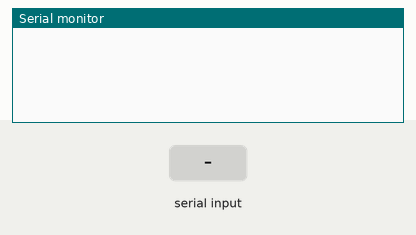
Recording of a sketch running on a simulated Arduino Uno, built with avr-gcc and run on an emulated ATmega328P. On the bench: the last lines printed to the serial monitor. The inputs (shaded band) are chosen by the test bench.

Above: at 1.2 s.
1.3 s: "90,45\n" received over the second serial link
At 3.4 s:
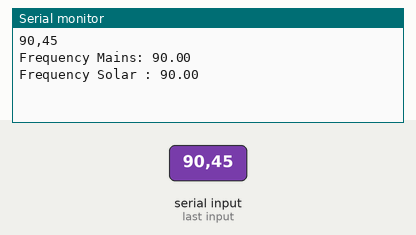
3.8 s: "5\n" received over the second serial link
At 5.2 s:
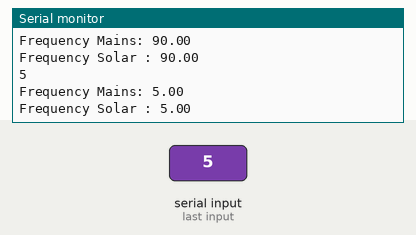
6.3 s: "1,90,45\n" received over the second serial link
At 8.7 s:
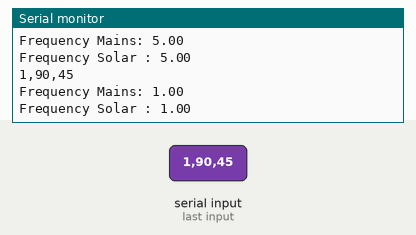

The sketch:

PRO_ARD.ino
```cpp
#include <SoftwareSerial.h>

// Define the RX and TX pins for the software serial communication
// You can choose any digital pins for RX and TX
#define RX_PIN 6
#define TX_PIN 7

// Create a SoftwareSerial object
SoftwareSerial mySerial(RX_PIN, TX_PIN);

void setup() {
  // Start serial communication with the computer
  Serial.begin(9600);

  // Start software serial communication with another device
  mySerial.begin(9600);
}

void loop() {
  // Read data from the software serial port
  if (mySerial.available() > 0) {
    String data = mySerial.readString();
    // Print the received data to the Serial Monitor
    Serial.println(data);
    int index1 = data.indexOf('$');
    int index2 = data.indexOf('$', index1 + 1);

    String frequency_mains = data.substring(0, index1);
    String frequency_solar = data.substring(index1 + 1, index2);

    float freq_mains = frequency_mains.toFloat();
    float freq_solar = frequency_solar.toFloat();

    Serial.print("Frequency Mains: ");
    Serial.println(freq_mains);
    Serial.print("Frequency Solar : ");
    Serial.println(freq_solar);

    delay(1500);

    mySerial.println("1");

  }


}
```

Measured:
- after the input at 1.3 s, the serial monitor: prints a new line after 1.0 s (image 1)
- after the input at 3.8 s, the serial monitor: prints a new line after 1.0 s (image 2)
- after the input at 6.3 s, the serial monitor: prints a new line after 1.0 s (image 3)
